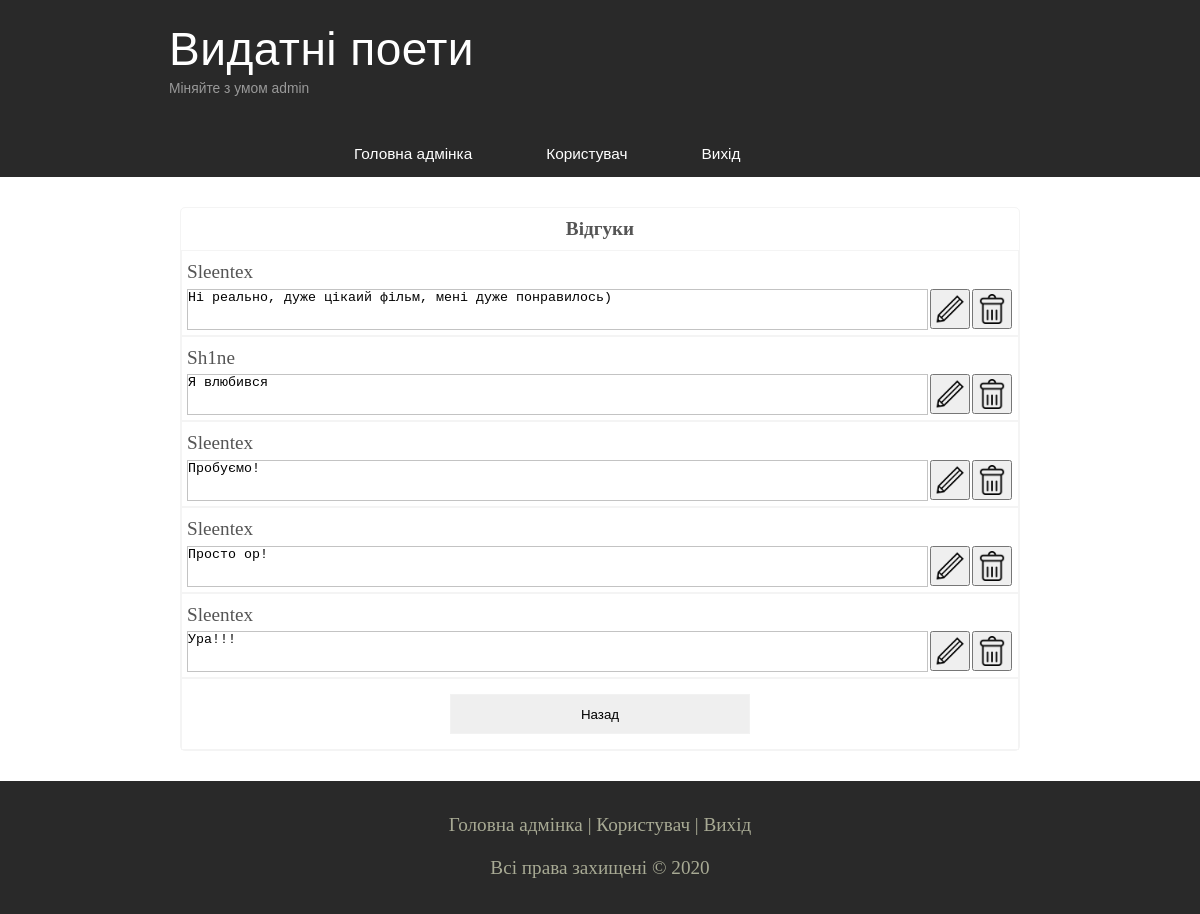
The page /myProfile/phpLabs/labs10/admin/feedbacks.php?movie_id=1 (signed in) on the database its author committed.
### tables this page shows
CREATE TABLE `feedbacks` (
  `id` int(10) UNSIGNED NOT NULL,
  `feedback` text NOT NULL,
  `user_id` int(10) UNSIGNED NOT NULL,
  `movie_id` int(10) UNSIGNED NOT NULL
);

CREATE TABLE `users` (
  `id` int(11) UNSIGNED NOT NULL,
  `login` varchar(100) NOT NULL,
  `pass` varchar(32) NOT NULL,
  `name` varchar(50) NOT NULL
);

### myProfile/phpLabs/labs10/classes/DbObject.php (called while the page is built, shortened)
 <?php
abstract class DbObject
{
    private $connection;
	protected function connect() {
        $this->connection = new mysqli(DB_HOST, DB_USERNAME, DB_PASSWORD, DB_NAME);
	}
	protected function query($sql) {
		return $this->connection->query($sql);
	}
    public function getById($id) {
    	$arr = $this->query("SELECT * FROM {$this->getTableName()} WHERE id={$id}");
    	$row = $arr->fetch_assoc();
    	return $this->arrayToObject($row);
    }
}
?>

### myProfile/phpLabs/labs10/classes/Movie.php (called while the page is built, shortened)
<?php
require_once "DbObject.php";
class Movie extends DbObject
{
	protected function getTableName() {
		return self::TABLE_NAME;
	}
}
?>

### myProfile/phpLabs/labs10/classes/Feedback.php (called while the page is built, shortened)
<?php
require_once "DbObject.php";
class Feedback extends DbObject
{
	private $feedback;
	private $user_id;
	public function arrayToObject($arr) {
		$obj = new Feedback();
        foreach ($arr as $key => $value) {
            $obj->{$key} = $value;
        }
        return $obj;
	}
	public function getFeedback() {
		return $this->feedback;
	}
	public function getUser() {
		return $this->user_id;
	}
	public function getFeedbacksForMovieId($id) {
		$arr = $this->query("SELECT * FROM `feedbacks` WHERE `movie_id` = '{$id}'");
		$objects = [];
		while ($row = $arr->fetch_assoc()) {
			$objects[] = $this->arrayToObject($row);
		}
		return $objects;
	}
}
?>

### myProfile/phpLabs/labs10/classes/User.php (called while the page is built, shortened)
<?php
require_once "DbObject.php";
class User extends DbObject
{
	private $login;
	protected function getTableName() {
		return self::TABLE_NAME;
	}
	public function arrayToObject($arr) {
		$obj = new User();
        foreach ($arr as $key => $value) {
            $obj->{$key} = $value;
        }
        return $obj;
	}
	public function getLogin() {
		return $this->login;
	}
}
?>

### myProfile/phpLabs/labs10/admin/feedbacks.php (the view, shortened to what this page needs)
<?php if(isset($_COOKIE['adminLogin'])) : ?>
<?php require_once "help_pages/header.php"; ?>
<?php
	require_once "../classes/Movie.php";
	require_once "../classes/Feedback.php";
	require_once "../classes/User.php";
	$movieId = $_GET['movie_id'];
	$movie = new Movie();
	$movie = $movie->getById($movieId);
	$feedbacks = new Feedback();
	$feedbacks = $feedbacks->getFeedbacksForMovieId($movieId);
	$user = new User();
?>
<div class="myTable">
		<table cellspacing="0" cellpadding="0">
			<th style="width: 500px; padding: 10px;">Відгуки</th>
			<?php foreach ($feedbacks as $value): ?>
					<tr>
						<td>
							<?php $user = $user->getById($value->getUser()); ?>
							<p style="padding-bottom: 0px; text-align: left;"><?=$user->getLogin();?></p>
							<form action="forms/feedbackUpdate.php" method="POST">
								<textarea name="feedback" maxlength="350" placeholder="Введіть опис фільма" style="width: 739px; height: 39px; float: left; margin: 0px; padding: 0px;" required><?=$value->getFeedback()?></textarea>
								<button style="float: left; margin-left: 2px; padding: 3px;" onclick="return confirm('Ви дійсно хочете оновити це?');"><img src="../assets/img/btnUpdate.png" alt="update" style="width: 30px; height: 30px;"></button>
							</form>
							<form action="forms/feedbackDeleteForm.php" method="POST">
								<button style="padding: 3px;" onclick="return confirm('Ви дійсно хочете видалити це?');"><img src="../assets/img/btnDelete.png" alt="delete" style="width: 30px; height: 30px; float: left; "></button>
							</form>
						</td>
					</tr>
			<?php endforeach ?>
			<tr>
				<td><a href="movieUpdate.php?movie_id=<?=$movieId?>"><input type="submit" name="submit" value="Назад" style="width: 300px; margin: 10px;"></a></td>
			</tr>
		</table>
</div>
<?php require_once "help_pages/footer.php"; ?>
<?php else: ?>
	<?php header("Location: ../admin.php"); ?>
<?php endif; ?>

### myProfile/phpLabs/labs10/assets/css/style.css (style rules this page uses)
* { margin: 0; padding: 0; }
body { font-size: 1.2em; background-color: #fff; color: #555; }
p { padding: 0 0 20px 0; line-height: 1.7em; }
input, textarea { outline: none; border: none; border: solid 1px #f2f2f2; }
a, a:hover { outline: none; text-decoration: underline; color: #aeb002; }
.send input[type="text"], textarea { border: solid 1px #c3c3c3; margin-bottom: 2%; }
table { width: 100%; border: solid 1px #f4f4f4; }
td { padding: 2%; border: solid 1px #f4f4f4; }
td img { width: 60px; height: 84px; vertical-align: middle; }

### myProfile/phpLabs/labs10/admin/assets/style.css (style rules this page uses)
.myTable table { width: 840px; border-radius: 5px; margin: auto; margin-top: 30px; margin-bottom: 30px; }
.myTable table td { text-align: center; padding: 5px; }
textarea { resize: none; }
input { width: 82px; }
input[type="submit"] { width: 130px; height: 40px; }

### rows shown on the page
feedbacks: user.login "Sleentex", feedback "Ні реально, дуже цікаий фільм, мені дуже понравилось)"
feedbacks: user.login "Sh1ne", feedback "Я влюбився"
feedbacks: user.login "Sleentex", feedback "Пробуємо!"
feedbacks: user.login "Sleentex", feedback "Просто ор!"
feedbacks: user.login "Sleentex", feedback "Ура!!!"

### other values the page prints
$_COOKIE['adminLogin'] "admin"
